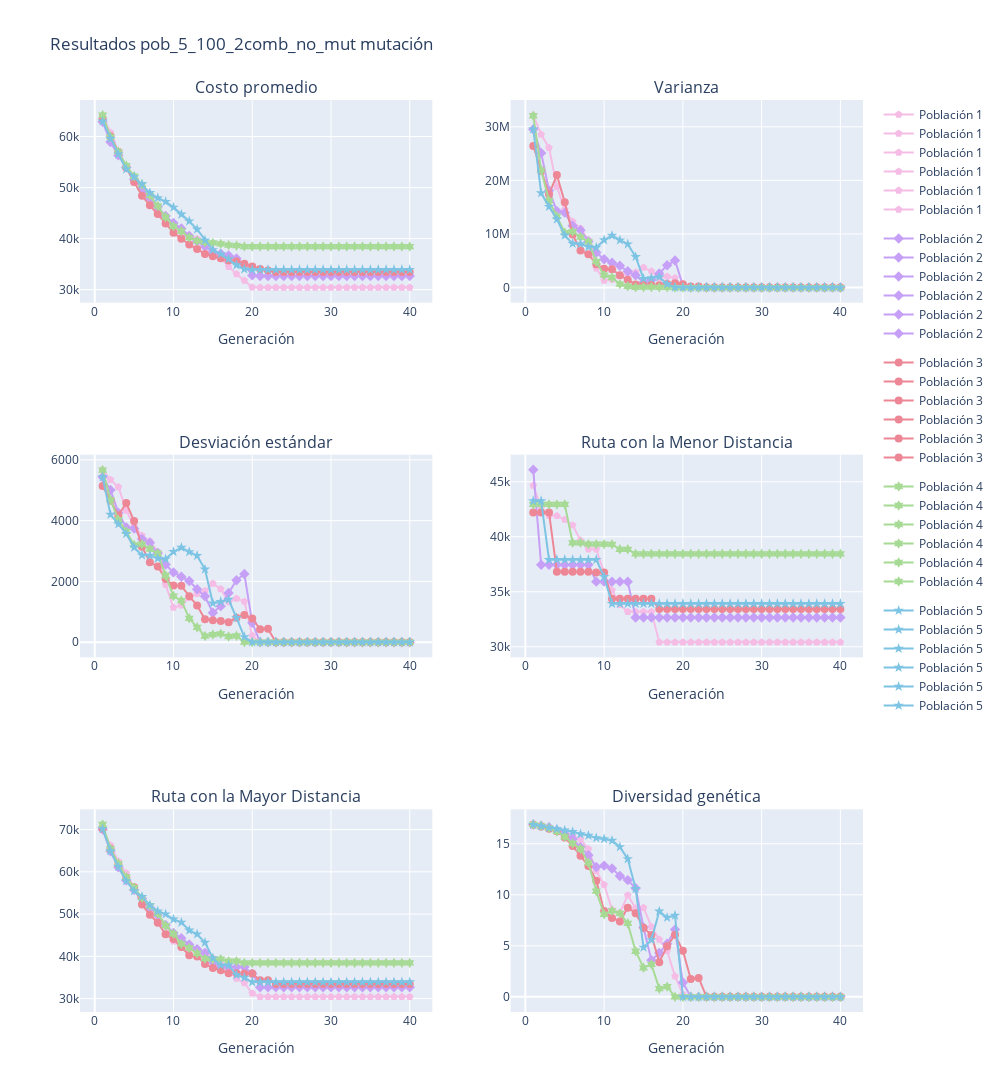

Here is the notebook cell this chart was saved with:
### Code cell
show_report(resultados4, max_gen_, msg=f"Resultados {exp_name4} mutación")
